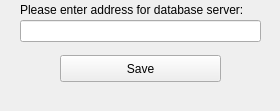
<?xml version="1.0" encoding="UTF-8"?>
<ui version="4.0">
 <class>FrmAddrs</class>
 <widget class="QMainWindow" name="FrmAddrs">
  <property name="geometry">
   <rect>
    <x>0</x>
    <y>0</y>
    <width>280</width>
    <height>111</height>
   </rect>
  </property>
  <property name="windowTitle">
   <string>MainWindow</string>
  </property>
  <widget class="QWidget" name="centralwidget">
   <widget class="QPushButton" name="pushButton">
    <property name="geometry">
     <rect>
      <x>60</x>
      <y>55</y>
      <width>161</width>
      <height>27</height>
     </rect>
    </property>
    <property name="text">
     <string>Save</string>
    </property>
   </widget>
   <widget class="QLineEdit" name="lineEdit">
    <property name="geometry">
     <rect>
      <x>20</x>
      <y>20</y>
      <width>241</width>
      <height>22</height>
     </rect>
    </property>
   </widget>
   <widget class="QLabel" name="label">
    <property name="geometry">
     <rect>
      <x>20</x>
      <y>0</y>
      <width>231</width>
      <height>20</height>
     </rect>
    </property>
    <property name="text">
     <string>Please enter address for database server:</string>
    </property>
   </widget>
  </widget>
  <widget class="QMenuBar" name="menubar">
   <property name="geometry">
    <rect>
     <x>0</x>
     <y>0</y>
     <width>280</width>
     <height>21</height>
    </rect>
   </property>
  </widget>
 </widget>
 <resources/>
 <connections/>
</ui>
